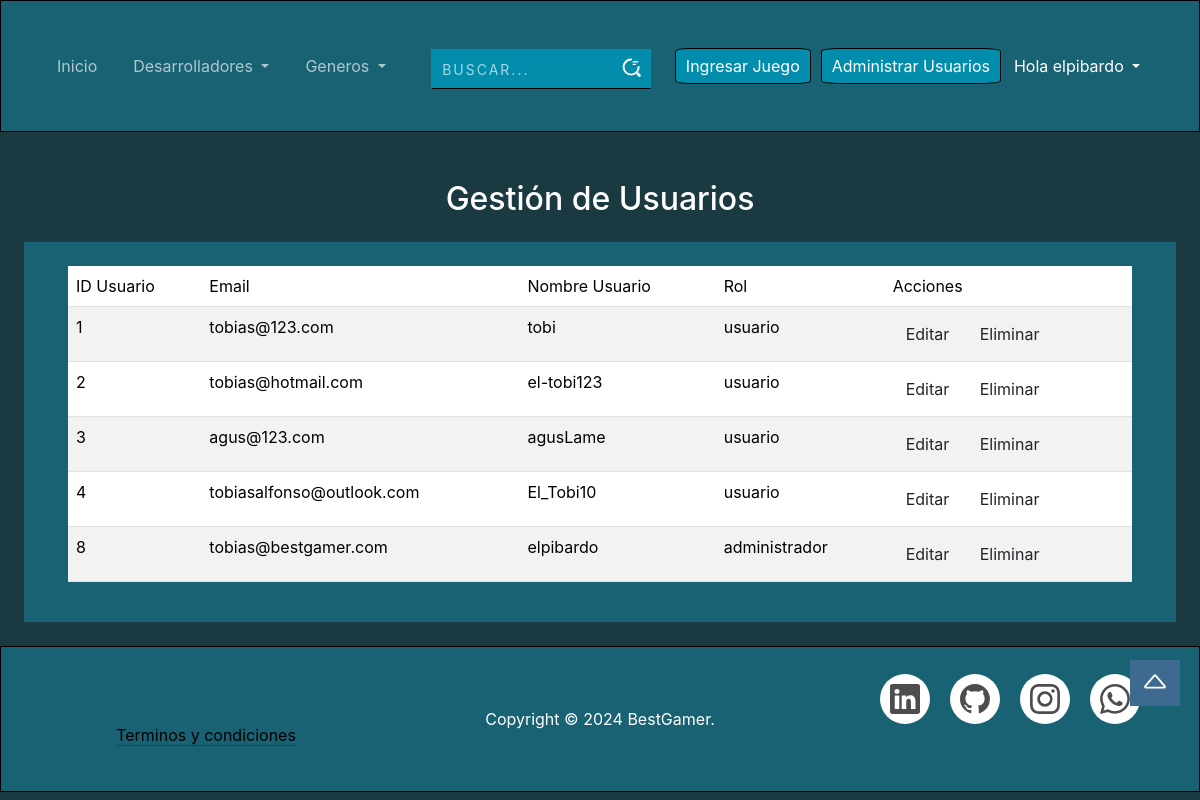
Before: /admin_usuarios.php (signed in) with the older database file.
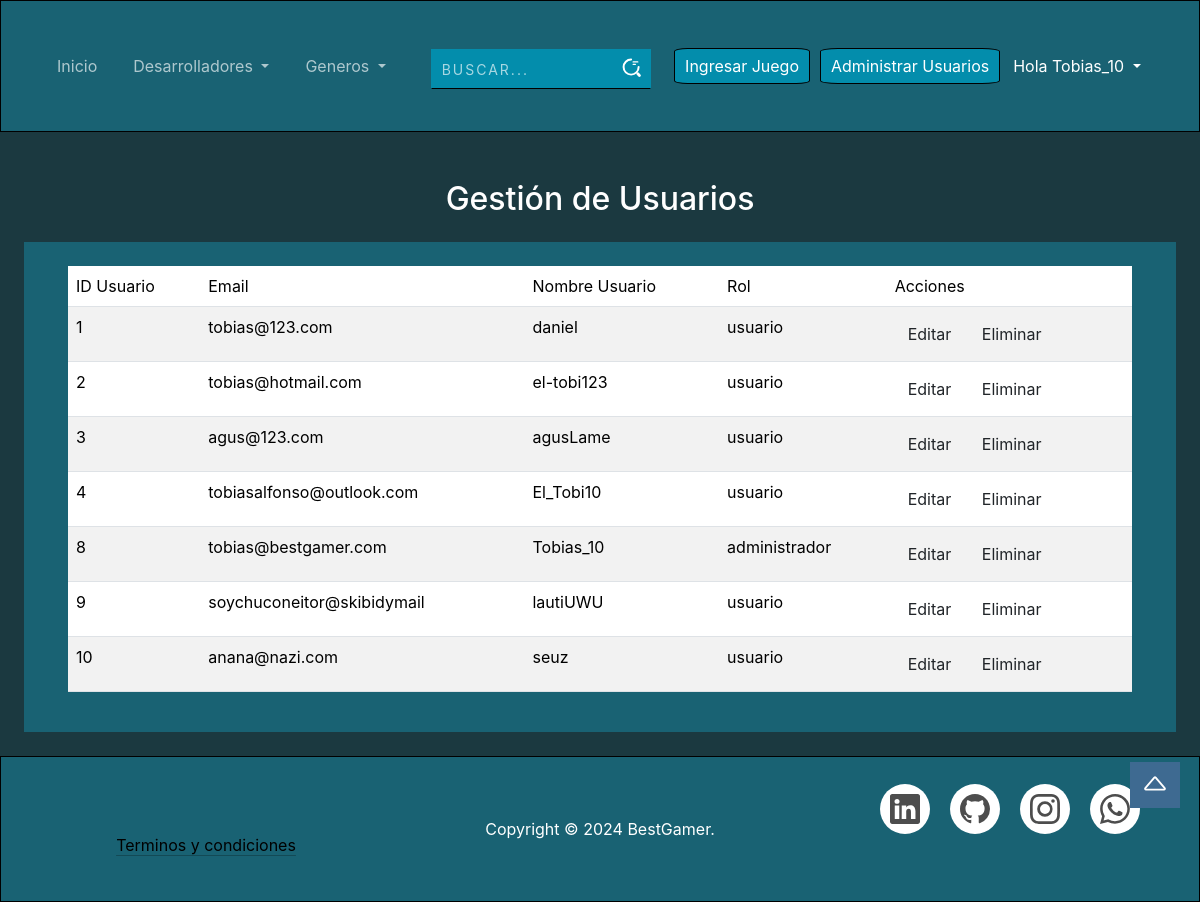
After: the same page with the newer database file.
### tables this page shows
CREATE TABLE `usuarios` (
  `id_usuario` int(30) NOT NULL,
  `mail` varchar(60) NOT NULL,
  `usuario` varchar(60) NOT NULL,
  `contrasenia` varchar(60) NOT NULL,
  `id_rol` int(10) NOT NULL
);

CREATE TABLE `roles` (
  `id_rol` int(10) NOT NULL,
  `rol` varchar(40) NOT NULL
);

### admin_usuarios.php (the view, shortened to what this page needs)
<?php include "C:/xampp/htdocs/repo/include/header.php";?>
<?php
$sql = "SELECT * FROM usuarios INNER JOIN roles ON roles.id_rol = usuarios.id_rol";
$result = mysqli_query($con, $sql);
?>
<link rel="stylesheet" href="CSS/form.css">
<h2 class="admin-table-title text-center">Gestión de Usuarios</h2>
<div class="formulario">
    <div class="container-fluid admin-table-container text-dark">
        <div class="table-responsive">
            <table id="usuariosTable" class="table table-striped">
                <thead>
                    <tr>
                        <th>ID Usuario</th>
                        <th>Email</th>
                        <th>Nombre Usuario</th>
                        <th>Rol</th>
                        <th>Acciones</th>
                    </tr>
                </thead>
                <tbody>
                    <?php
                if (mysqli_num_rows($result) > 0) {
                    while($row = mysqli_fetch_assoc($result)) {
                        echo "<tr data-id='" . $row["id_usuario"] . "'>
                                <td>" . htmlspecialchars($row["id_usuario"]) . "</td>
                                <td>" . htmlspecialchars($row["mail"]) . "</td>
                                <td>" . htmlspecialchars($row["usuario"]) . "</td>
                                <td>" . htmlspecialchars($row["rol"]) . "</td>
                                <td>
                                <button class='btn btn-edit' data-id='" . $row["id_usuario"] . "'>Editar</button>
                                <button class='btn btn-delete' data-id='" . $row["id_usuario"] . "'>Eliminar</button>
                            </td>
                            </tr>";
                    }
                } else {
                    echo "<tr><td colspan='10'>No hay usuarios registrados</td></tr>";
                }
                ?>
                </tbody>
            </table>
        </div>
    </div>
</div>
<?php include "C:/xampp/htdocs/repo/include/footer.php" ?>

### include/header.php (shortened to what this page needs)
<?php include "C:/xampp/htdocs/repo/conexion/conexion.php";
session_start();?>
<!DOCTYPE html>
<html lang="en">
<head>
    <link href="https://cdn.jsdelivr.net/npm/bootstrap@5.3.3/dist/css/bootstrap.min.css" rel="stylesheet"
>
    <link rel="stylesheet" href="https://cdn.jsdelivr.net/npm/bootstrap-icons@1.7.2/font/bootstrap-icons.css">
    <link rel="stylesheet" href="/repo/CSS/header_footer.css">
    <link rel="stylesheet" href="/repo/CSS/index.css">
    <link rel="stylesheet" href="https://cdn.datatables.net/2.1.8/css/dataTables.dataTables.min.css">
    <link rel="stylesheet" href="https://cdnjs.cloudflare.com/ajax/libs/dropzone/5.9.3/dropzone.min.css">
</head>
<body>
    <header class="header" data-bs-theme="dark">
        <nav class="navbar navbar-expand-lg">
            <div class="container-fluid">
                <div class="collapse navbar-collapse" id="navbarSupportedContent">
                    <ul class="navbar-nav me-auto mb-2 mb-lg-0">
                        <li class="nav-item op">
                            <a class="nav-link" aria-current="page" href="/repo/index.php">Inicio</a>
                        </li>
                        <li class="nav-item dropdown op">
                            <a class="nav-link dropdown-toggle" href="#" role="button" data-bs-toggle="dropdown"
                                aria-expanded="false">
                                Desarrolladores
                            </a>
                        </li>
                        <li class="nav-item dropdown op">
                            <a class="nav-link dropdown-toggle" href="#" role="button" data-bs-toggle="dropdown"
                                aria-expanded="false">
                                Generos
                            </a>
                        </li>
                    </ul>
                    <form class="d-flex search" role="search" method="get" action="/repo/pag_juegos1.php">
                        <div class="input-container">
                            <input type="text" name="text" class="input" placeholder="Buscar..."
                                value="<?php echo isset($_GET['text']) ? htmlspecialchars($_GET['text']) : ''; ?>">
                            <button type="submit" class="busqueda">
                                <span class="icon">
                                </span>
                            </button>
                        </div>
                    </form>
                    <?php
                    if(isset($_SESSION['admin'])){
                        $stmt = $con->prepare("SELECT usuario FROM usuarios WHERE mail = ?");
                        $stmt->bind_param("s", $_SESSION['admin']);
                        $stmt->execute();
                        $result = $stmt->get_result();
                        if ($result->num_rows > 0) {
                            $row = $result->fetch_assoc();
                            $user = $row['usuario'];
                        } else {
                            echo "No se encontró ningún usuario con ese correo.";
                        }
                        ?>
                    <a href="/repo/Juegos/admin_juegos/ingreso_juegos.php">
                        <button class="inicioSesion mr-2" type="button">Ingresar Juego</button>
                    </a>
                    <a href="/repo/admin_usuarios.php">
                        <button class="inicioSesion mr-2" type="button">Administrar Usuarios</button>
                    </a>
                    <ul class="navbar-nav me-auto mb-2 mb-lg-0">
                        <li class="dropdown">
                            <?php echo "<a class='nav-link dropdown-toggle text-white' role='button' data-bs-toggle='dropdown'
                                aria-expanded='false'>
                                Hola ". $user ."
                            </a>";?>
                        </li>
                    </ul>
                    <?php } else if (isset($_SESSION['usuario'])){
                        $stmt = $con->prepare("SELECT usuario FROM usuarios WHERE mail = ?");
                        if ($stmt === false) {
                            die("Error en la preparación de la consulta: " . $con->error);
                        }
                        $stmt->bind_param("s", $_SESSION['usuario']);
                        $stmt->execute();
                        $result = $stmt->get_result();
                        if ($result->num_rows > 0) {
                            $row = $result->fetch_assoc();
                            $user = $row['usuario'];
                        } else {
                            echo "No se encontró ningún usuario con ese correo.";
                        }
                        $stmt->close();?>
                    <ul class="navbar-nav me-auto mb-2 mb-lg-0">
                        <li class="dropdown">
                            <?php echo "<a class='nav-link dropdown-toggle text-white' role='button' data-bs-toggle='dropdown'
                                aria-expanded='false'>
                                Hola ". $user ."
                            </a>";?>
                            <ul class="dropdown-menu ">
                                <li><a href="/repo/login/edit.php" class="dropdown-item">Editar
                                        Nombre</a></li>
                                <li><a href="/repo/login/logout.php" class="dropdown-item">Cerrar
                                        Sesión</a></li>
                            </ul>
                        </li>
                    </ul>
                    <?php } else {?>
                    <a href="/repo/login.php"><button class="inicioSesion" type="button">Iniciar sesión</button></a>
                    <?php }?>
                </div>
            </div>
        </nav>
    </header>

### include/footer.php (shortened to what this page needs)
    <footer>
        <div class="row">
            <div class="col d-flex justify-content-center align-items-end">
                <a href="/repo/terminos.php"
                    class="link-body-emphasis link-offset-2 link-underline-opacity-25 link-underline-opacity-75-hover">Terminos
                    y condiciones</a>
            </div>
            <div class="col">
                <a href="/repo/index.php" class="logo navbar-brand justify-content-center"><img
                        src="/repo/img/logo.jpg" alt="" height="100px" max-width="100px" title="Logo BestGamer"></a>
                <p class="text-center mt-3">Copyright © <span id="current-year">2024</span> BestGamer.</p>
            </div>
            <div class="col d-flex justify-content-around align-items-center">
                <ul class="example-2">
                    <li class="icon-content">
                        <a href="https://www.linkedin.com/in/tobias-alfonso-37a51926b/" aria-label="LinkedIn"
                            data-social="linkedin" target="_blank">
                        </a>
                    </li>
                    <li class="icon-content">
                        <a href="https://github.com/El-Tobi10" aria-label="GitHub" data-social="github" target="_blank">
                        </a>
                    </li>
                    <li class="icon-content">
                        <a href="https://www.instagram.com/tobiasmg10/" aria-label="Instagram" data-social="instagram"
                            target="_blank">
                        </a>
                    </li>
                    <li class="icon-content">
                        <a href="https://api.whatsapp.com/send?phone=2255419860" aria-label="Whatsapp"
                            data-social="Whatsapp" target="_blank">
                        </a>
                    </li>
                </ul>
            </div>
        </div>
    </footer>
</body>
    </html>
    <?php include "C:/xampp/htdocs/repo/go_top.php"?>

### go_top.php (shortened to what this page needs)
<link rel="stylesheet" href="/repo/CSS/go_top.css">
<a href="#" id="gp-to-top" >
    <svg xmlns="http://www.w3.org/2000/svg" width="30" height="30" fill="currentColor" class="bi bi-caret-up"
        viewBox="0 0 16 16">
        <path
            d="M3.204 11h9.592L8 5.519zm-.753-.659 4.796-5.48a1 1 0 0 1 1.506 0l4.796 5.48c.566.647.106 1.659-.753 1.659H3.204a1 1 0 0 1-.753-1.659" />
    </svg>
</a>

### CSS/header_footer.css (style rules this page uses)
* { margin: 0; padding: 0; font-family: "Inter", sans-serif; font-optical-sizing: auto; font-weight: 400; font-style: normal; }
body { background-color: #1B3940; color: #FFFFFF; }
header, footer { background-color: #196273; border: 1px solid #000; padding: 20px; }
header { display: block; align-items: center; padding: 10px 20px; margin-bottom: 3em; }
header nav ul { list-style: none; display: flex; flex-wrap: wrap; gap: 20px; }
header nav ul li a { text-decoration: none; color: #ffffff; font-size: 18px; }
.logo { display: block; margin: 0 auto; text-align: center; }
.search { align-items: end; gap: 10px; margin: auto; text-align: end; }
.search input[type="text"] { background-color: #038dac; color: #ffffff; border: 1px solid #038dac; border-bottom: 1px solid #000; margin-top: 30px; }
.search input[type="text"]::placeholder { color: #ffffff; opacity: 65%; }
.input-container { width: 220px; position: relative; }
.icon { position: absolute; right: 10px; top: calc(50% + 5px); transform: translateY(calc(-50% - 5px)); }
.busqueda { border: none; cursor: pointer; }
.input { width: 100%; height: 40px; padding: 10px; transition: .2s linear; border: 2.5px solid black; font-size: 14px; text-transform: uppercase; letter-spacing: 2px; }
.inicioSesion { padding: 5px 10px; margin: 0px 5px 0px 5px; background-color: #038dac; border-radius: 10%; border: 1px solid #000; }
footer ul { list-style: none; }
.example-2 { display: flex; justify-content: center; align-items: center; }
.example-2 .icon-content { margin: 0 10px; position: relative; }
.example-2 .icon-content a { position: relative; overflow: hidden; display: flex; justify-content: center; align-items: center; width: 50px; height: 50px; border-radius: 50%; color: #4d4d4d; background-color: #fff; transition: all 0.3s ease-in-out; }
.example-2 .icon-content a svg { position: relative; z-index: 1; width: 30px; height: 30px; }

### CSS/index.css (style rules this page uses)
.col { margin-bottom: 2%; }

### CSS/form.css (style rules this page uses)
.formulario { min-width: 636px; padding: 24px 32px; background-color: #196273; margin: 2%; flex: 1; }

### CSS/go_top.css (style rules this page uses)
#gp-to-top { position: fixed; right: 20px; bottom: 94px; display: inline; z-index: 2; padding: 6px 10px 10px; background: #3e6a91; color: #fff; }
.bi { display: inline-block; font-size: inherit; text-rendering: auto; -webkit-font-smoothing: antialiased; -moz-osx-font-smoothing: grayscale }
.bi-caret-up:before { content: "\F238"; }
.bi-caret-up:after { content: ""; visibility: hidden; }

Changed rows visible on the page:
changed usuarios "tobias@bestgamer.com": usuario "elpibardo" → "Tobias_10"
changed usuarios "tobias@123.com": usuario "tobi" → "daniel"
added usuarios: id_usuario "9", mail "soychuconeitor@skibidymail", usuario "lautiUWU", id_rol.rol "usuario"
added usuarios: id_usuario "10", mail "anana@nazi.com", usuario "seuz", id_rol.rol "usuario"
